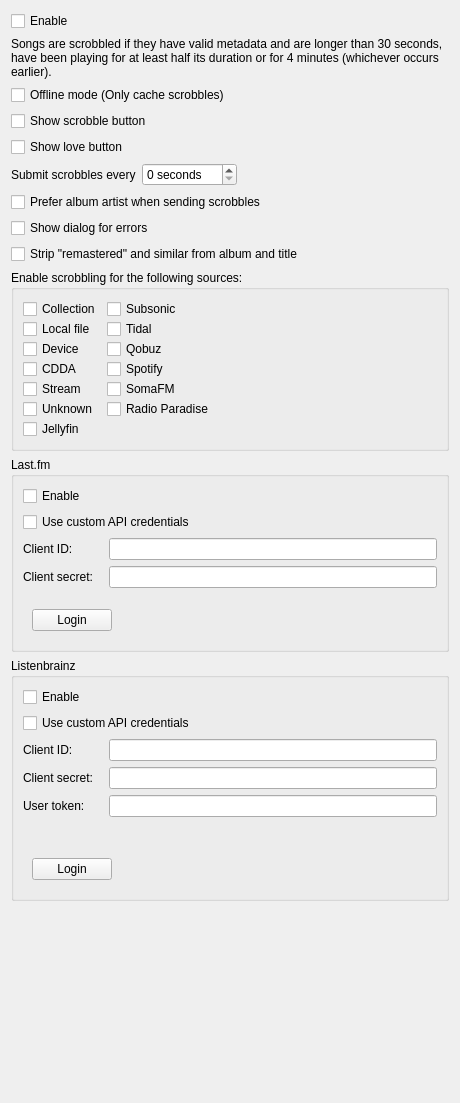
<?xml version="1.0" encoding="UTF-8"?>
<ui version="4.0">
 <class>ScrobblerSettingsPage</class>
 <widget class="QWidget" name="ScrobblerSettingsPage">
  <property name="geometry">
   <rect>
    <x>0</x>
    <y>0</y>
    <width>460</width>
    <height>1103</height>
   </rect>
  </property>
  <property name="windowTitle">
   <string>Scrobbler</string>
  </property>
  <layout class="QVBoxLayout" name="layout_scrobblersettingspage">
   <item>
    <widget class="QCheckBox" name="checkbox_enable">
     <property name="enabled">
      <bool>true</bool>
     </property>
     <property name="text">
      <string>Enable</string>
     </property>
     <property name="checked">
      <bool>false</bool>
     </property>
    </widget>
   </item>
   <item>
    <widget class="QLabel" name="label_scrobble_info">
     <property name="text">
      <string>Songs are scrobbled if they have valid metadata and are longer than 30 seconds, have been playing for at least half its duration or for 4 minutes (whichever occurs earlier).</string>
     </property>
     <property name="wordWrap">
      <bool>true</bool>
     </property>
    </widget>
   </item>
   <item>
    <widget class="QCheckBox" name="checkbox_offline">
     <property name="toolTip">
      <string>With this option enabled, scrobbles will be cached to disk but not sent to the server. This option can be enabled in cases where the server or the internet connection is unstable, the scrobbles will be sent when the option is disabled.</string>
     </property>
     <property name="text">
      <string>Offline mode (Only cache scrobbles)</string>
     </property>
    </widget>
   </item>
   <item>
    <widget class="QCheckBox" name="checkbox_scrobble_button">
     <property name="text">
      <string>Show scrobble button</string>
     </property>
    </widget>
   </item>
   <item>
    <widget class="QCheckBox" name="checkbox_love_button">
     <property name="text">
      <string>Show love button</string>
     </property>
    </widget>
   </item>
   <item>
    <layout class="QHBoxLayout" name="layout_submit">
     <item>
      <widget class="QLabel" name="label_submit">
       <property name="toolTip">
        <string>This is the delay between when a song is scrobbled and when scrobbles are submitted to the server. Setting the time to 0 seconds will submit scrobbles immediately.</string>
       </property>
       <property name="text">
        <string>Submit scrobbles every</string>
       </property>
      </widget>
     </item>
     <item>
      <widget class="QSpinBox" name="spinbox_submit">
       <property name="suffix">
        <string> seconds</string>
       </property>
       <property name="prefix">
        <string/>
       </property>
       <property name="maximum">
        <number>900</number>
       </property>
      </widget>
     </item>
     <item>
      <spacer name="spacer_submit">
       <property name="orientation">
        <enum>Qt::Horizontal</enum>
       </property>
       <property name="sizeHint" stdset="0">
        <size>
         <width>40</width>
         <height>20</height>
        </size>
       </property>
      </spacer>
     </item>
    </layout>
   </item>
   <item>
    <widget class="QCheckBox" name="checkbox_albumartist">
     <property name="text">
      <string>Prefer album artist when sending scrobbles</string>
     </property>
    </widget>
   </item>
   <item>
    <widget class="QCheckBox" name="checkbox_show_error_dialog">
     <property name="text">
      <string>Show dialog for errors</string>
     </property>
    </widget>
   </item>
   <item>
    <widget class="QCheckBox" name="checkbox_strip_remastered">
     <property name="text">
      <string>Strip &quot;remastered&quot; and similar from album and title</string>
     </property>
    </widget>
   </item>
   <item>
    <widget class="QGroupBox" name="groupbox_sources">
     <property name="title">
      <string>Enable scrobbling for the following sources:</string>
     </property>
     <layout class="QFormLayout" name="formLayout">
      <property name="verticalSpacing">
       <number>0</number>
      </property>
      <property name="rightMargin">
       <number>0</number>
      </property>
      <item row="0" column="0">
       <widget class="QCheckBox" name="checkbox_source_collection">
        <property name="text">
         <string>Collection</string>
        </property>
       </widget>
      </item>
      <item row="0" column="1">
       <widget class="QCheckBox" name="checkbox_source_subsonic">
        <property name="text">
         <string>Subsonic</string>
        </property>
       </widget>
      </item>
      <item row="2" column="0">
       <widget class="QCheckBox" name="checkbox_source_local">
        <property name="text">
         <string>Local file</string>
        </property>
       </widget>
      </item>
      <item row="2" column="1">
       <widget class="QCheckBox" name="checkbox_source_tidal">
        <property name="text">
         <string>Tidal</string>
        </property>
       </widget>
      </item>
      <item row="3" column="0">
       <widget class="QCheckBox" name="checkbox_source_device">
        <property name="text">
         <string>Device</string>
        </property>
       </widget>
      </item>
      <item row="3" column="1">
       <widget class="QCheckBox" name="checkbox_source_qobuz">
        <property name="text">
         <string>Qobuz</string>
        </property>
       </widget>
      </item>
      <item row="5" column="1">
       <widget class="QCheckBox" name="checkbox_source_somafm">
        <property name="text">
         <string>SomaFM</string>
        </property>
       </widget>
      </item>
      <item row="6" column="1">
       <widget class="QCheckBox" name="checkbox_source_radioparadise">
        <property name="text">
         <string>Radio Paradise</string>
        </property>
       </widget>
      </item>
      <item row="4" column="1">
       <widget class="QCheckBox" name="checkbox_source_spotify">
        <property name="text">
         <string>Spotify</string>
        </property>
       </widget>
      </item>
      <item row="4" column="0">
       <widget class="QCheckBox" name="checkbox_source_cdda">
        <property name="text">
         <string>CDDA</string>
        </property>
       </widget>
      </item>
      <item row="5" column="0">
       <widget class="QCheckBox" name="checkbox_source_stream">
        <property name="text">
         <string>Stream</string>
        </property>
       </widget>
      </item>
      <item row="6" column="0">
       <widget class="QCheckBox" name="checkbox_source_unknown">
        <property name="text">
         <string>Unknown</string>
        </property>
       </widget>
      </item>
      <item row="7" column="0">
       <widget class="QCheckBox" name="checkbox_source_jellyfin">
        <property name="text">
         <string>Jellyfin</string>
        </property>
       </widget>
      </item>
     </layout>
    </widget>
   </item>
   <item>
    <widget class="QGroupBox" name="groupbox_lastfm">
     <property name="title">
      <string>Last.fm</string>
     </property>
     <layout class="QVBoxLayout" name="layout_lastfm">
      <item>
       <widget class="QCheckBox" name="checkbox_lastfm_enable">
        <property name="text">
         <string>Enable</string>
        </property>
       </widget>
      </item>
      <item>
       <widget class="QCheckBox" name="checkbox_lastfm_use_custom_api_credentials">
        <property name="text">
         <string>Use custom API credentials</string>
        </property>
       </widget>
      </item>
      <item>
       <layout class="QHBoxLayout" name="layout_lastfm_client_id">
        <item>
         <widget class="QLabel" name="label_lastfm_client_id">
          <property name="minimumSize">
           <size>
            <width>80</width>
            <height>0</height>
           </size>
          </property>
          <property name="text">
           <string>Client ID:</string>
          </property>
         </widget>
        </item>
        <item>
         <widget class="QLineEdit" name="lineedit_lastfm_client_id"/>
        </item>
       </layout>
      </item>
      <item>
       <layout class="QHBoxLayout" name="layout_lastfm_client_secret">
        <item>
         <widget class="QLabel" name="label_lastfm_client_secret">
          <property name="minimumSize">
           <size>
            <width>80</width>
            <height>0</height>
           </size>
          </property>
          <property name="text">
           <string>Client secret:</string>
          </property>
         </widget>
        </item>
        <item>
         <widget class="QLineEdit" name="lineedit_lastfm_client_secret">
          <property name="echoMode">
           <enum>QLineEdit::Password</enum>
          </property>
         </widget>
        </item>
       </layout>
      </item>
      <item>
       <widget class="LoginStateWidget" name="widget_lastfm_login_state" native="true"/>
      </item>
      <item>
       <widget class="QWidget" name="widget_lastfm_login" native="true">
        <layout class="QVBoxLayout" name="layout_lastfm_login">
         <item>
          <layout class="QHBoxLayout" name="layout_lastfm_button_login">
           <item>
            <widget class="QPushButton" name="button_lastfm_login">
             <property name="text">
              <string>Login</string>
             </property>
            </widget>
           </item>
           <item>
            <spacer name="spacer_lastfm_login">
             <property name="orientation">
              <enum>Qt::Horizontal</enum>
             </property>
             <property name="sizeHint" stdset="0">
              <size>
               <width>40</width>
               <height>20</height>
              </size>
             </property>
            </spacer>
           </item>
          </layout>
         </item>
        </layout>
       </widget>
      </item>
     </layout>
    </widget>
   </item>
   <item>
    <widget class="QGroupBox" name="groupbox_listenbrainz">
     <property name="title">
      <string>Listenbrainz</string>
     </property>
     <layout class="QVBoxLayout" name="layout_listenbrainz">
      <item>
       <widget class="QCheckBox" name="checkbox_listenbrainz_enable">
        <property name="text">
         <string>Enable</string>
        </property>
       </widget>
      </item>
      <item>
       <widget class="QCheckBox" name="checkbox_listenbrainz_use_custom_api_credentials">
        <property name="text">
         <string>Use custom API credentials</string>
        </property>
       </widget>
      </item>
      <item>
       <layout class="QHBoxLayout" name="layout_listenbrainz_client_id">
        <item>
         <widget class="QLabel" name="label_listenbrainz_client_id">
          <property name="minimumSize">
           <size>
            <width>80</width>
            <height>0</height>
           </size>
          </property>
          <property name="text">
           <string>Client ID:</string>
          </property>
         </widget>
        </item>
        <item>
         <widget class="QLineEdit" name="lineedit_listenbrainz_client_id"/>
        </item>
       </layout>
      </item>
      <item>
       <layout class="QHBoxLayout" name="layout_listenbrainz_client_secret">
        <item>
         <widget class="QLabel" name="label_listenbrainz_client_secret">
          <property name="minimumSize">
           <size>
            <width>80</width>
            <height>0</height>
           </size>
          </property>
          <property name="text">
           <string>Client secret:</string>
          </property>
         </widget>
        </item>
        <item>
         <widget class="QLineEdit" name="lineedit_listenbrainz_client_secret">
          <property name="echoMode">
           <enum>QLineEdit::Password</enum>
          </property>
         </widget>
        </item>
       </layout>
      </item>
      <item>
       <layout class="QHBoxLayout" name="layout_listenbrainz_user_token">
        <item>
         <widget class="QLabel" name="label_listenbrainz_user_token">
          <property name="minimumSize">
           <size>
            <width>80</width>
            <height>0</height>
           </size>
          </property>
          <property name="text">
           <string>User token:</string>
          </property>
         </widget>
        </item>
        <item>
         <widget class="QLineEdit" name="lineedit_listenbrainz_user_token"/>
        </item>
       </layout>
      </item>
      <item>
       <widget class="QLabel" name="label_listenbrainz_token">
        <property name="text">
         <string/>
        </property>
        <property name="openExternalLinks">
         <bool>true</bool>
        </property>
       </widget>
      </item>
      <item>
       <widget class="LoginStateWidget" name="widget_listenbrainz_login_state" native="true"/>
      </item>
      <item>
       <widget class="QWidget" name="widget_listenbrainz_login" native="true">
        <layout class="QVBoxLayout" name="layout_listenbrainz_login">
         <item>
          <layout class="QHBoxLayout" name="layout_listenbrainz_button_login">
           <item>
            <widget class="QPushButton" name="button_listenbrainz_login">
             <property name="text">
              <string>Login</string>
             </property>
            </widget>
           </item>
           <item>
            <spacer name="spacer_listenbrainz_login">
             <property name="orientation">
              <enum>Qt::Horizontal</enum>
             </property>
             <property name="sizeHint" stdset="0">
              <size>
               <width>40</width>
               <height>20</height>
              </size>
             </property>
            </spacer>
           </item>
          </layout>
         </item>
        </layout>
       </widget>
      </item>
     </layout>
    </widget>
   </item>
   <item>
    <spacer name="spacer_bottom">
     <property name="orientation">
      <enum>Qt::Vertical</enum>
     </property>
     <property name="sizeHint" stdset="0">
      <size>
       <width>20</width>
       <height>40</height>
      </size>
     </property>
    </spacer>
   </item>
  </layout>
 </widget>
 <customwidgets>
  <customwidget>
   <class>LoginStateWidget</class>
   <extends>QWidget</extends>
   <header>widgets/loginstatewidget.h</header>
   <container>1</container>
  </customwidget>
 </customwidgets>
 <tabstops>
  <tabstop>checkbox_enable</tabstop>
  <tabstop>checkbox_offline</tabstop>
  <tabstop>checkbox_scrobble_button</tabstop>
  <tabstop>checkbox_love_button</tabstop>
  <tabstop>spinbox_submit</tabstop>
  <tabstop>checkbox_albumartist</tabstop>
  <tabstop>checkbox_show_error_dialog</tabstop>
  <tabstop>checkbox_strip_remastered</tabstop>
  <tabstop>checkbox_source_collection</tabstop>
  <tabstop>checkbox_source_local</tabstop>
  <tabstop>checkbox_source_device</tabstop>
  <tabstop>checkbox_source_cdda</tabstop>
  <tabstop>checkbox_source_stream</tabstop>
  <tabstop>checkbox_source_unknown</tabstop>
   <tabstop>checkbox_source_jellyfin</tabstop>
  <tabstop>checkbox_source_subsonic</tabstop>
  <tabstop>checkbox_source_tidal</tabstop>
  <tabstop>checkbox_source_qobuz</tabstop>
  <tabstop>checkbox_source_spotify</tabstop>
  <tabstop>checkbox_source_somafm</tabstop>
  <tabstop>checkbox_source_radioparadise</tabstop>
  <tabstop>checkbox_lastfm_enable</tabstop>
  <tabstop>checkbox_lastfm_use_custom_api_credentials</tabstop>
  <tabstop>lineedit_lastfm_client_id</tabstop>
  <tabstop>lineedit_lastfm_client_secret</tabstop>
  <tabstop>button_lastfm_login</tabstop>
  <tabstop>checkbox_listenbrainz_enable</tabstop>
  <tabstop>checkbox_listenbrainz_use_custom_api_credentials</tabstop>
  <tabstop>lineedit_listenbrainz_client_id</tabstop>
  <tabstop>lineedit_listenbrainz_client_secret</tabstop>
  <tabstop>lineedit_listenbrainz_user_token</tabstop>
  <tabstop>button_listenbrainz_login</tabstop>
 </tabstops>
 <resources/>
 <connections/>
</ui>
